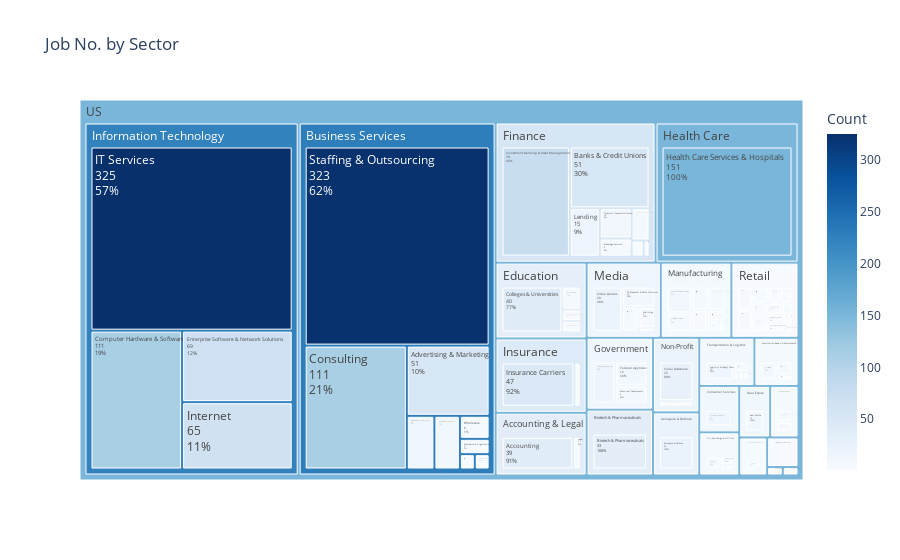

The code cell stored with this chart in its notebook:
### Markdown cell above
Then we catagorize companies by sectors

### Code cell
# Create a count Count dataframe to count the job numbers by each city
Sector_df = job.groupby(['Sector','Industry'])['Industry'].count().to_frame('Count').reset_index()
Sector_df = Sector_df [Sector_df ['Industry']!= '-1']
Sector_df['Country'] = 'US'

# Use the Count dataframe to draw the treemap
fig = px.treemap(Sector_df, path=['Country', 'Sector', 'Industry'], values='Count',
                 color= 'Count'
                ,color_continuous_scale='Blues', title = 'Job No. by Sector')
fig.data[0].textinfo = 'label+text+value+percent parent'
fig.show()

### Figure 1 — Plotly figure (JSON) as saved in the notebook; plotly's stock layout.template omitted (floating-point values rounded to 4 significant figures)
{"data": [{"branchvalues": "total", "customdata": [[39.0], [51.0], [22.0], [13.0], [1.0], [4.0], [51.0], [2.0], [33.0], [6.0], [2.0], [5.0], [5.0], [1.0], [1.0], [40.0], [6.0], [111.0], [8.0], [111.0], [1.0], [1.0], [10.0], [2.0], [5.0], [2.0], [3.0], [6.0], [7.0], [69.0], [1.0], [12.0], [2.0], [10.0], [6.0], [2.0], [3.0], [3.0], [3.0], [2.0], [3.0], [5.0], [151.0], [3.0], [13.0], [5.0], [1.0], [325.0], [7.0], [4.0], [47.0], [65.0], [78.0], [6.0], [4.0], [15.0], [13.0], [4.0], [1.0], [2.0], [6.0], [9.0], [1.0], [4.0], [3.0], [1.0], [3.0], [5.0], [12.0], [12.0], [2.0], [23.0], [1.0], [3.0], [323.0], [15.0], [1.0], [10.0], [6.0], [3.0], [4.0], [1.0], [1.0], [2.0], [3.0], [6.0], [20.0], [6.0], [35.74], [22.0], [2.714], [33.0], [228.3], [6.5], [12.14], [31.81], [53.77], [12.5], [151.0], [222.7], [43.63], [6.5], [13.38], [1.0], [20.69], [5.308], [12.0], [3.75], [3.316], [5.545], [9.4], [1.0], [151.7]], "domain": {"x": [0.0, 1.0], "y": [0.0, 1.0]}, "hovertemplate": "labels=%{label}<br>Count_sum=%{value}<br>parent=%{parent}<br>id=%{id}<br>Count=%{color}<extra></extra>", "ids": ["US/Accounting & Legal/Accounting", "US/Business Services/Advertising & Marketing", "US/Aerospace & Defense/Aerospace & Defense", "US/Business Services/Architectural & Engineering Services", "US/Arts, Entertainment & Recreation/Audiovisual", "US/Retail/Automotive Parts & Accessories Stores", "US/Finance/Banks & Credit Unions", "US/Retail/Beauty & Personal Accessories Stores", "US/Biotech & Pharmaceuticals/Biotech & Pharmaceuticals", "US/Finance/Brokerage Services", "US/Business Services/Building & Personnel Services", "US/Telecommunications/Cable, Internet & Telephone Providers", "US/Restaurants, Bars & Food Services/Casual Restaurants", "US/Restaurants, Bars & Food Services/Catering & Food Service Contractors", "US/Manufacturing/Chemical Manufacturing", "US/Education/Colleges & Universities", "US/Construction, Repair & Maintenance/Commercial Equipment Repair & Maintenance", "US/Information Technology/Computer Hardware & Software", "US/Construction, Repair & Maintenance/Construction", "US/Business Services/Consulting", "US/Retail/Consumer Electronics & Appliances Stores", "US/Consumer Services/Consumer Product Rental", "US/Manufacturing/Consumer Products Manufacturing", "US/Restaurants, Bars & Food Services/Convenience Stores & Truck Stops", "US/Retail/Department, Clothing, & Shoe Stores", "US/Retail/Drug & Health Stores", "US/Education/Education Training Services", "US/Manufacturing/Electrical & Electronic Manufacturing", "US/Oil, Gas, Energy & Utilities/Energy", "US/Information Technology/Enterprise Software & Network Solutions", "US/Transportation & Logistics/Express Delivery Services", "US/Government/Federal Agencies", "US/Finance/Financial Analytics & Research", "US/Finance/Financial Transaction Processing", "US/Manufacturing/Food & Beverage Manufacturing", "US/Retail/Food & Beverage Stores", "US/Arts, Entertainment & Recreation/Gambling", "US/Retail/Gas Stations", "US/Retail/General Merchandise & Superstores", "US/Construction, Repair & Maintenance/General Repair & Maintenance", "US/Retail/Grocery Stores & Supermarkets", "US/Manufacturing/Health Care Products Manufacturing", "US/Health Care/Health Care Services & Hospitals", "US/Non-Profit/Health Fundraising Organizations", "US/Consumer Services/Health, Beauty, & Fitness", "US/Retail/Home Centers & Hardware Stores", "US/Travel & Tourism/Hotels, Motels, & Resorts", "US/Information Technology/IT Services", "US/Manufacturing/Industrial Manufacturing", "US/Insurance/Insurance Agencies & Brokerages", "US/Insurance/Insurance Carriers", "US/Information Technology/Internet", "US/Finance/Investment Banking & Asset Management", "US/Education/K-12 Education", "US/Accounting & Legal/Legal", "US/Finance/Lending", "US/Transportation & Logistics/Logistics & Supply Chain", "US/Business Services/Membership Organizations", "US/Mining & Metals/Metals Brokers", "US/Manufacturing/Miscellaneous Manufacturing", "US/Media/Motion Picture Production & Distribution", "US/Government/Municipal Governments", "US/Media/News Outlet", "US/Oil, Gas, Energy & Utilities/Oil & Gas Services", "US/Retail/Other Retail Stores", "US/Retail/Pet & Pet Supplies Stores", "US/Education/Preschool & Child Care", "US/Media/Publishing", "US/Real Estate/Real Estate", "US/Business Services/Research & Development", "US/Business Services/Security Services", "US/Non-Profit/Social Assistance", "US/Retail/Sporting Goods Stores", "US/Arts, Entertainment & Recreation/Sports & Recreation", "US/Business Services/Staffing & Outsourcing", "US/Government/State & Regional Agencies", "US/Finance/Stock Exchanges", "US/Media/TV Broadcast & Cable Networks", "US/Telecommunications/Telecommunications Services", "US/Manufacturing/Transportation Equipment Manufacturing", "US/Transportation & Logistics/Transportation Management", "US/Transportation & Logistics/Truck Rental & Leasing", "US/Transportation & Logistics/Trucking", "US/Oil, Gas, Energy & Utilities/Utilities", "US/Retail/Vehicle Dealers", "US/Finance/Venture Capital & Private Equity", "US/Media/Video Games", "US/Business Services/Wholesale", "US/Accounting & Legal", "US/Aerospace & Defense", "US/Arts, Entertainment & Recreation", "US/Biotech & Pharmaceuticals", "US/Business Services", "US/Construction, Repair & Maintenance", "US/Consumer Services", "US/Education", "US/Finance", "US/Government", "US/Health Care", "US/Information Technology", "US/Insurance", "US/Manufacturing", "US/Media", "US/Mining & Metals", "US/Non-Profit", "US/Oil, Gas, Energy & Utilities", "US/Real Estate", "US/Restaurants, Bars & Food Services", "US/Retail", "US/Telecommunications", "US/Transportation & Logistics", "US/Travel & Tourism", "US"], "labels": ["Accounting", "Advertising & Marketing", "Aerospace & Defense", "Architectural & Engineering Services", "Audiovisual", "Automotive Parts & Accessories Stores", "Banks & Credit Unions", "Beauty & Personal Accessories Stores", "Biotech & Pharmaceuticals", "Brokerage Services", "Building & Personnel Services", "Cable, Internet & Telephone Providers", "Casual Restaurants", "Catering & Food Service Contractors", "Chemical Manufacturing", "Colleges & Universities", "Commercial Equipment Repair & Maintenance", "Computer Hardware & Software", "Construction", "Consulting", "Consumer Electronics & Appliances Stores", "Consumer Product Rental", "Consumer Products Manufacturing", "Convenience Stores & Truck Stops", "Department, Clothing, & Shoe Stores", "Drug & Health Stores", "Education Training Services", "Electrical & Electronic Manufacturing", "Energy", "Enterprise Software & Network Solutions", "Express Delivery Services", "Federal Agencies", "Financial Analytics & Research", "Financial Transaction Processing", "Food & Beverage Manufacturing", "Food & Beverage Stores", "Gambling", "Gas Stations", "General Merchandise & Superstores", "General Repair & Maintenance", "Grocery Stores & Supermarkets", "Health Care Products Manufacturing", "Health Care Services & Hospitals", "Health Fundraising Organizations", "Health, Beauty, & Fitness", "Home Centers & Hardware Stores", "Hotels, Motels, & Resorts", "IT Services", "Industrial Manufacturing", "Insurance Agencies & Brokerages", "Insurance Carriers", "Internet", "Investment Banking & Asset Management", "K-12 Education", "Legal", "Lending", "Logistics & Supply Chain", "Membership Organizations", "Metals Brokers", "Miscellaneous Manufacturing", "Motion Picture Production & Distribution", "Municipal Governments", "News Outlet", "Oil & Gas Services", "Other Retail Stores", "Pet & Pet Supplies Stores", "Preschool & Child Care", "Publishing", "Real Estate", "Research & Development", "Security Services", "Social Assistance", "Sporting Goods Stores", "Sports & Recreation", "Staffing & Outsourcing", "State & Regional Agencies", "Stock Exchanges", "TV Broadcast & Cable Networks", "Telecommunications Services", "Transportation Equipment Manufacturing", "Transportation Management", "Truck Rental & Leasing", "Trucking", "Utilities", "Vehicle Dealers", "Venture Capital & Private Equity", "Video Games", "Wholesale", "Accounting & Legal", "Aerospace & Defense", "Arts, Entertainment & Recreation", "Biotech & Pharmaceuticals", "Business Services", "Construction, Repair & Maintenance", "Consumer Services", "Education", "Finance", "Government", "Health Care", "Information Technology", "Insurance", "Manufacturing", "Media", "Mining & Metals", "Non-Profit", "Oil, Gas, Energy & Utilities", "Real Estate", "Restaurants, Bars & Food Services", "Retail", "Telecommunications", "Transportation & Logistics", "Travel & Tourism", "US"], "marker": {"coloraxis": "coloraxis", "colors": [39.0, 51.0, 22.0, 13.0, 1.0, 4.0, 51.0, 2.0, 33.0, 6.0, 2.0, 5.0, 5.0, 1.0, 1.0, 40.0, 6.0, 111.0, 8.0, 111.0, 1.0, 1.0, 10.0, 2.0, 5.0, 2.0, 3.0, 6.0, 7.0, 69.0, 1.0, 12.0, 2.0, 10.0, 6.0, 2.0, 3.0, 3.0, 3.0, 2.0, 3.0, 5.0, 151.0, 3.0, 13.0, 5.0, 1.0, 325.0, 7.0, 4.0, 47.0, 65.0, 78.0, 6.0, 4.0, 15.0, 13.0, 4.0, 1.0, 2.0, 6.0, 9.0, 1.0, 4.0, 3.0, 1.0, 3.0, 5.0, 12.0, 12.0, 2.0, 23.0, 1.0, 3.0, 323.0, 15.0, 1.0, 10.0, 6.0, 3.0, 4.0, 1.0, 1.0, 2.0, 3.0, 6.0, 20.0, 6.0, 35.74, 22.0, 2.714, 33.0, 228.3, 6.5, 12.14, 31.81, 53.77, 12.5, 151.0, 222.7, 43.63, 6.5, 13.38, 1.0, 20.69, 5.308, 12.0, 3.75, 3.316, 5.545, 9.4, 1.0, 151.7]}, "name": "", "parents": ["US/Accounting & Legal", "US/Business Services", "US/Aerospace & Defense", "US/Business Services", "US/Arts, Entertainment & Recreation", "US/Retail", "US/Finance", "US/Retail", "US/Biotech & Pharmaceuticals", "US/Finance", "US/Business Services", "US/Telecommunications", "US/Restaurants, Bars & Food Services", "US/Restaurants, Bars & Food Services", "US/Manufacturing", "US/Education", "US/Construction, Repair & Maintenance", "US/Information Technology", "US/Construction, Repair & Maintenance", "US/Business Services", "US/Retail", "US/Consumer Services", "US/Manufacturing", "US/Restaurants, Bars & Food Services", "US/Retail", "US/Retail", "US/Education", "US/Manufacturing", "US/Oil, Gas, Energy & Utilities", "US/Information Technology", "US/Transportation & Logistics", "US/Government", "US/Finance", "US/Finance", "US/Manufacturing", "US/Retail", "US/Arts, Entertainment & Recreation", "US/Retail", "US/Retail", "US/Construction, Repair & Maintenance", "US/Retail", "US/Manufacturing", "US/Health Care", "US/Non-Profit", "US/Consumer Services", "US/Retail", "US/Travel & Tourism", "US/Information Technology", "US/Manufacturing", "US/Insurance", "US/Insurance", "US/Information Technology", "US/Finance", "US/Education", "US/Accounting & Legal", "US/Finance", "US/Transportation & Logistics", "US/Business Services", "US/Mining & Metals", "US/Manufacturing", "US/Media", "US/Government", "US/Media", "US/Oil, Gas, Energy & Utilities", "US/Retail", "US/Retail", "US/Education", "US/Media", "US/Real Estate", "US/Business Services", "US/Business Services", "US/Non-Profit", "US/Retail", "US/Arts, Entertainment & Recreation", "US/Business Services", "US/Government", "US/Finance", "US/Media", "US/Telecommunications", "US/Manufacturing", "US/Transportation & Logistics", "US/Transportation & Logistics", "US/Transportation & Logistics", "US/Oil, Gas, Energy & Utilities", "US/Retail", "US/Finance", "US/Media", "US/Business Services", "US", "US", "US", "US", "US", "US", "US", "US", "US", "US", "US", "US", "US", "US", "US", "US", "US", "US", "US", "US", "US", "US", "US", "US", ""], "textinfo": "label+text+value+percent parent", "type": "treemap", "values": [39, 51, 22, 13, 1, 4, 51, 2, 33, 6, 2, 5, 5, 1, 1, 40, 6, 111, 8, 111, 1, 1, 10, 2, 5, 2, 3, 6, 7, 69, 1, 12, 2, 10, 6, 2, 3, 3, 3, 2, 3, 5, 151, 3, 13, 5, 1, 325, 7, 4, 47, 65, 78, 6, 4, 15, 13, 4, 1, 2, 6, 9, 1, 4, 3, 1, 3, 5, 12, 12, 2, 23, 1, 3, 323, 15, 1, 10, 6, 3, 4, 1, 1, 2, 3, 6, 20, 6, 43, 22, 7, 33, 524, 16, 14, 52, 169, 36, 151, 570, 51, 40, 42, 1, 26, 13, 12, 8, 38, 11, 20, 1, 1900]}], "layout": {"coloraxis": {"colorbar": {"title": {"text": "Count"}}, "colorscale": [[0.0, "rgb(247,251,255)"], [0.125, "rgb(222,235,247)"], [0.25, "rgb(198,219,239)"], [0.375, "rgb(158,202,225)"], [0.5, "rgb(107,174,214)"], [0.625, "rgb(66,146,198)"], [0.75, "rgb(33,113,181)"], [0.875, "rgb(8,81,156)"], [1.0, "rgb(8,48,107)"]]}, "legend": {"tracegroupgap": 0}, "title": {"text": "Job No. by Sector"}}}
